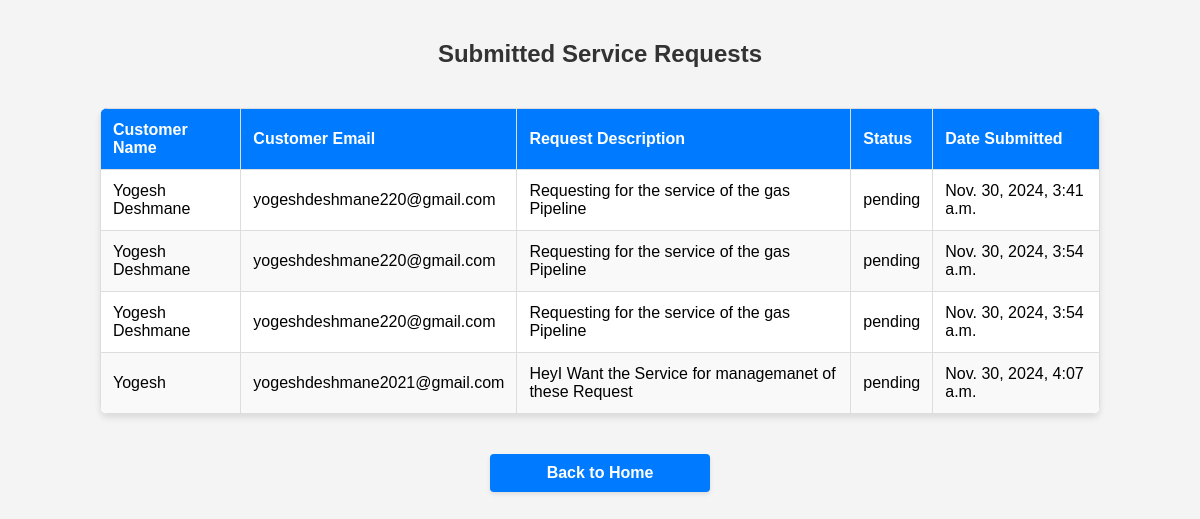
The page /view_requests/ on the database as committed earlier.
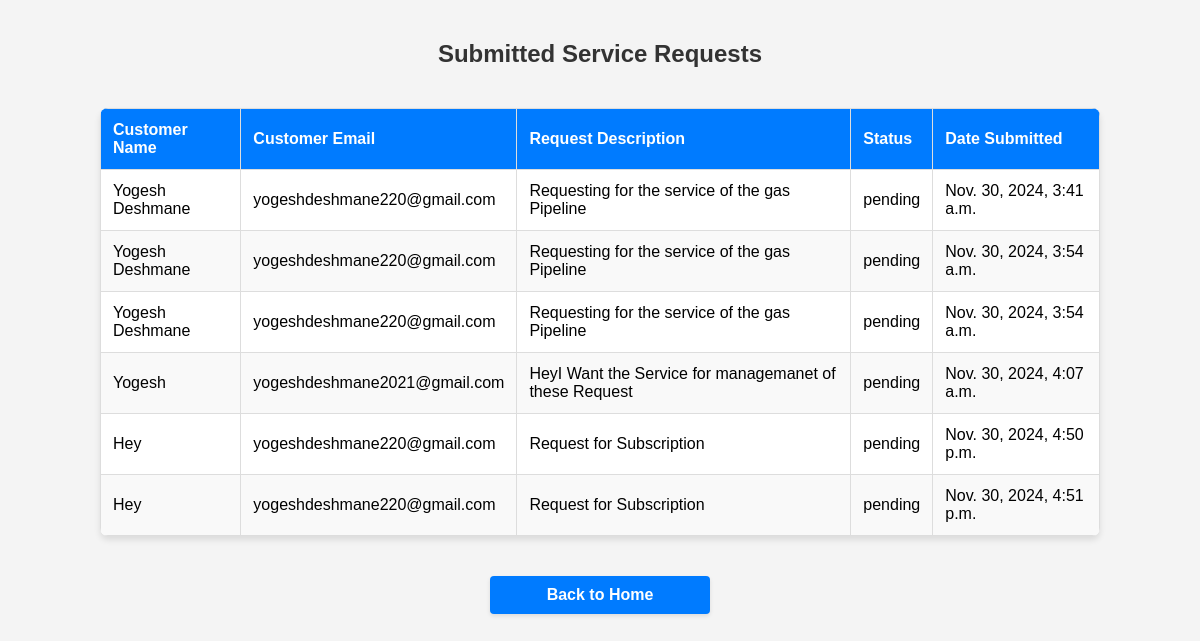
The same page on the database as committed later.
### customers/models.py (models this page shows, shortened)
class ServiceRequest(models.Model):
    STATUS_CHOICES = [
        ('pending', 'Pending'),
        ('in_progress', 'In Progress'),
        ('completed', 'Completed'),
    ]
    customer_name = models.CharField(max_length=100)
    customer_email = models.EmailField()
    request_description = models.TextField()
    status = models.CharField(
        max_length=20,
        choices=STATUS_CHOICES,
        default='pending',
    )
    date_submitted = models.DateTimeField(auto_now_add=True)

### customers/views.py (the view)
# urls.py: path('view_requests/', views.view_request, name='view_requests'),
def view_request(request):
    requests = ServiceRequest.objects.all()
    return render(request, 'view_request.html', {'requests': requests})

### customers/templates/view_request.html (shortened to what this page needs)
<!DOCTYPE html>
<html lang="en">
<head>
</head>
<body>
<h2>Submitted Service Requests</h2>
{% if requests %}
<div class="table-container">
    <table>
        <thead>
        <tr>
            <th>Customer Name</th>
            <th>Customer Email</th>
            <th>Request Description</th>
            <th>Status</th>
            <th>Date Submitted</th>
        </tr>
        </thead>
        <tbody>
        {% for request in requests %}
        <tr>
            <td>{{ request.customer_name }}</td>
            <td>{{ request.customer_email }}</td>
            <td>{{ request.request_description }}</td>
            <td>{{ request.status }}</td>
            <td>{{ request.date_submitted }}</td>
        </tr>
        {% endfor %}
        </tbody>
    </table>
</div>
{% else %}
<p>No requests have been submitted yet.</p>
{% endif %}
<a href="{% url 'home' %}">Back to Home</a>
</body>
</html>

Rows that differ between the two databases and show on the page:
added ServiceRequest: customer_name "Hey", customer_email "yogeshdeshmane220@gmail.com", request_description "Request for Subscription", status "pending", date_submitted "Nov. 30, 2024, 4:50 p.m."
added ServiceRequest: customer_name "Hey", customer_email "yogeshdeshmane220@gmail.com", request_description "Request for Subscription", status "pending", date_submitted "Nov. 30, 2024, 4:51 p.m."
